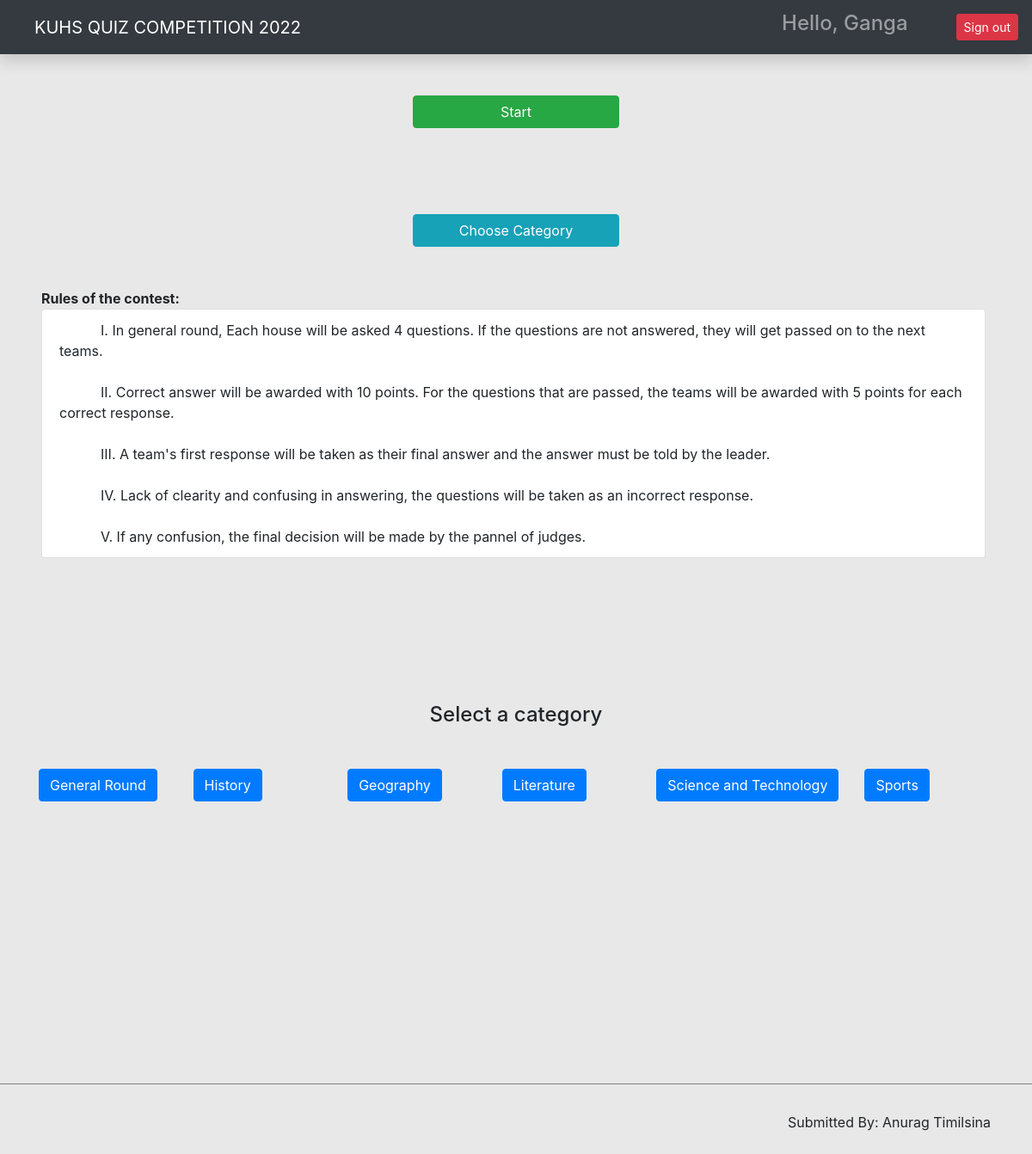
The app's page /quiz/category/ (signed in), older data.
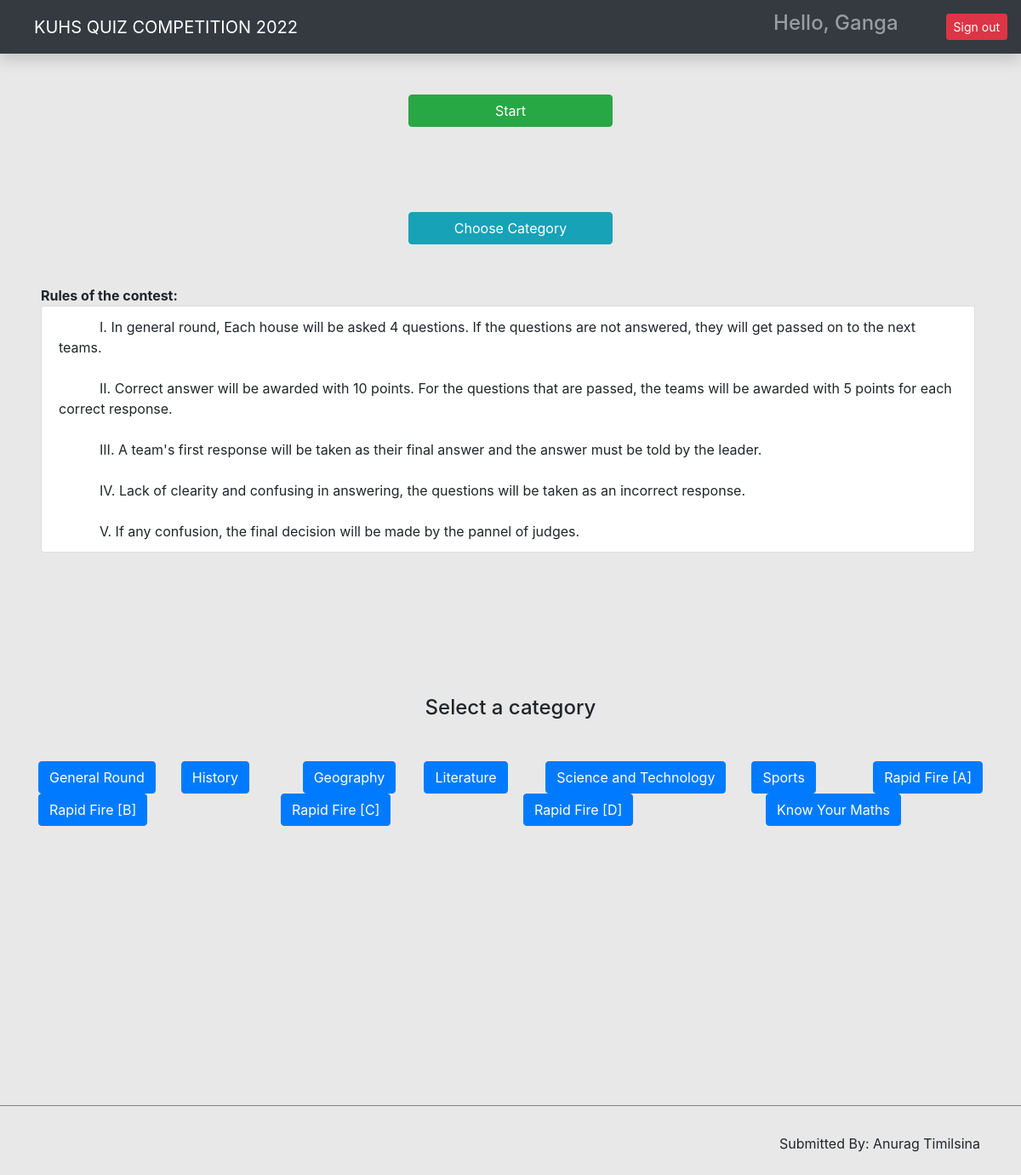
The same page, newer data.
### quiz/models.py (models this page shows, shortened)
class Category(models.Model):
    owner = models.ForeignKey(to=User, on_delete=models.CASCADE)
    category = models.CharField(max_length=200)

### quiz/views.py (the view)
# urls.py: path('category/', index_page, name='index_page'),
@login_required(login_url='/login/')
def index_page(request):
    categories = Category.objects.all()
    context = {'categories': categories}
    return render(request, 'index.html', context)

### templates/index.html (shortened to what this page needs)
{% extends 'base.html' %} {% load static %} {% block content %}
<div id="index-section1">
    <input type="button" class="btn btn-success indexStartButton" id="start-btn" value="Start">
    <br>
    <a href="#index-section2" class="btn btn-info categoryButton" id="">Choose Category</a>
    <div class="row">
    <div class="col-md-11 mb-4 mt-5 ml-lg-5">
        <p class="instructions"><b>Rules of the contest:</b></p>
        <ul class="list-group">
            <li class="list-group-item">
              <div class="md-v-line"></div>I. In general round, Each house will be asked 4 questions. If the questions are not answered, they will get passed on to the next teams.
            </li>
            <li class="list-group-item">
              <div class="md-v-line"></div>II. Correct answer will be awarded with 10 points. For the questions that are passed, the teams will be awarded with 5 points for each correct response.
            </li>
            <li class="list-group-item">
              <div class="md-v-line"></div>III. A team's first response will be taken as their final answer and the answer must be told by the leader.
            </li>
            <li class="list-group-item">
              <div class="md-v-line"></div>IV. Lack of clearity and confusing in answering, the questions will be taken as an incorrect response.
            </li>
            <li class="list-group-item">
              <div class="md-v-line"></div>V. If any confusion, the final decision will be made by the pannel of judges.
            </li>
          </ul>
    </div>
</div>
<div id="index-section2">
<div class="container mt-5 pt-5">
  <h4 class="text-center mt-lg-5">Select a category</h4>
  <div class="row mt-lg-5">
    {% for category in categories %}
    <div class="col">
      <a href="{{category.id}}" class="btn btn-primary"
        >{{category.category}}</a>
      <br />
    </div>
    {% endfor %}
  </div>
</div>
<br><br><br><br><br><br><br><br><br><br><br><br><br>
<hr style="height:1px;border-width:0;color:gray;background-color:gray; ">
<footer class="mr-lg-5 mt-3" style="float:right;">
  <p>Submitted By: Anurag Timilsina</p>
</footer>
</div>
{% endblock content %}

Row changes from the older to the newer data that the page shows:
added Category: category "Rapid Fire [A]"
added Category: category "Rapid Fire [B]"
added Category: category "Rapid Fire [C]"
added Category: category "Rapid Fire [D]"
added Category: category "Know Your Maths"
